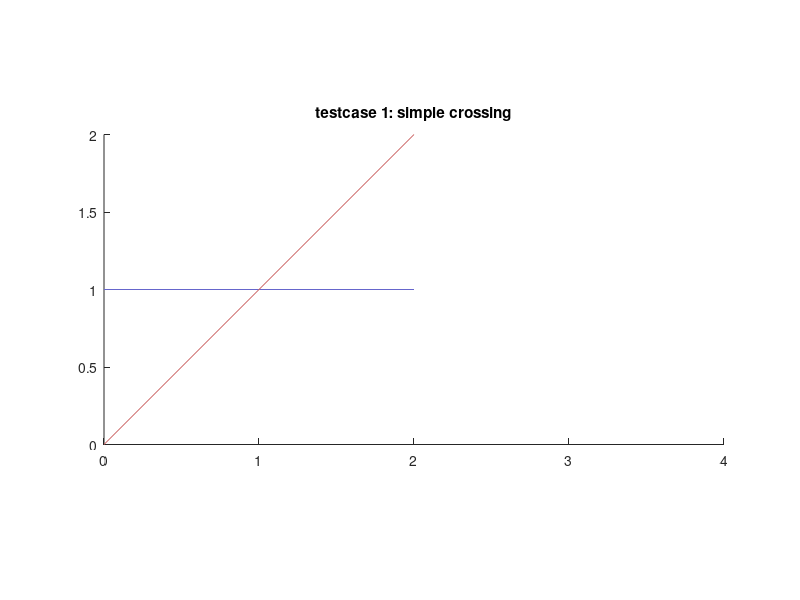

Write the MATLAB code that produced this figure. (Note: this script raises an error after producing the figure.)
function testresult = addXvaluesExactCrossings_test()
% ADDXVALUESEXACTCROSSINGS_TEST  test defintion for addXvaluesExactCrossings
%  
% This function describes tests to check the basic working of addXValuesExactCrossings.
%
%
%   See also addXvaluesExactCrossings 

%% Copyright notice
%   --------------------------------------------------------------------
%   Copyright (C) 2009 Deltares
%       Pieter van Geer
%
%       pieter.vangeer@deltares.nl	
%
%       Rotterdamseweg 185
%       2629 HD Delft
%       P.O. 177
%       2600 MH Delft
%
%   This library is free software: you can redistribute it and/or
%   modify it under the terms of the GNU Lesser General Public
%   License as published by the Free Software Foundation, either
%   version 2.1 of the License, or (at your option) any later version.
%
%   This library is distributed in the hope that it will be useful,
%   but WITHOUT ANY WARRANTY; without even the implied warranty of
%   MERCHANTABILITY or FITNESS FOR A PARTICULAR PURPOSE.  See the GNU
%   Lesser General Public License for more details.
%
%   You should have received a copy of the GNU Lesser General Public
%   License along with this library. If not, see <http://www.gnu.org/licenses/>.
%   --------------------------------------------------------------------

% This tools is part of <a href="http://OpenEarth.Deltares.nl">OpenEarthTools</a>.
% OpenEarthTools is an online collaboration to share and manage data and 
% programming tools in an open source, version controlled environment.
% Sign up to recieve regular updates of this function, and to contribute 
% your own tools.

%% Version <http://svnbook.red-bean.com/en/1.5/svn.advanced.props.special.keywords.html>
% Created: 28 Sep 2009
% Created with Matlab version: 7.8.0.347 (R2009a)

% $Id$
% $Date$
% $Author$
% $Revision$
% $HeadURL$
% $Keywords: $

%% $Description (Name = addXvaluesExactCrossings test)
% addXvaluesExactCrossings calculates the exact x-values of crossings between two lines. The basic
% functionality is tested with four cases. See case descriptions for more information.

%% $RunCode
tr(1) = crosscase1;
tr(2) = crosscase2;
tr(3) = crosscase3;
tr(4) = crosscase4;

testresult = all(tr);

%% $PublishResult

end

function testresult = crosscase1()
%% $Description (Name = simple crossing & EvaluateCode = true & IncludeCode = true)
% First of all the routine should return the correct crossing between two lines. In this testcase we
% take two simple lines (one horizontal and one linearly increasing):

x_new = [0 2]';
z1_new = [1 1]';
z2_new = [0 2]';

figure('Color','w','Units','pixels','Position',[200 200 300 150]);
hold on
axis image
title('testcase 1: simple crossing');
plot(x_new,z1_new,'Color',[0.4 0.4 0.8]);
plot(x_new,z2_new,'Color',[0.8 0.4 0.4]);
xlim([0 4]);
ylim([0 2]);
%%
% Of course the expected result of the testcase would be x = 1;

%% $RunCode

[x2add] = addXvaluesExactCrossings(x_new,z1_new,z2_new);

testresult = roundoff(x2add,8) == 1;

%% $PublishResult (IncludeCode = false & EvaluateCode = true)
% The following figure shows the result of the testcase:

figure('Color','w','Units','pixels','Position',[200 200 300 150]);
hold on
axis image
title('testcase 1: simple crossing - result');
xlim([0 4]);
ylim([0 2]);
plot(x_new,z1_new,'Color',[0.4 0.4 0.8]);
plot(x_new,z2_new,'Color',[0.8 0.4 0.4]);
for i=1:length(x2add)
    plot(ones(1,2)*x2add(i),ylim,'LineStyle',':','Color','k');
    text(min(xlim)+0.9*diff(xlim),min(ylim)+0.9*diff(ylim),['crossing : x=' num2str(x2add(i))],'HorizontalAlignment','right');
end
if isempty(x2add)
    text(min(xlim)+0.9*diff(xlim),min(ylim)+0.9*diff(ylim),'crossing : No Crossings','HorizontalAlignment','right');
end
end

function testresult = crosscase2()
%% $Description (Name = No crossing, same grid)
% This testcase consists of a call to addXvaluesExactCrossings with two parallel horizontal lines.

x_new = [0 2]';
z1_new = [1 1]';
z2_new = [2 2]';

figure('Color','w','Units','pixels','Position',[200 200 300 150]);
hold on
axis image
title('testcase 2: no crossing (horizontal)');
plot(x_new,z1_new,'Color',[0.4 0.4 0.8]);
plot(x_new,z2_new,'Color',[0.8 0.4 0.4]);
xlim([0 4]);
ylim([0 2]);

%% $RunCode


[x2add] = addXvaluesExactCrossings(x_new,z1_new,z2_new);

testresult = isempty(x2add);

%% $PublishResult
% The following figure shows the result of the testcase:

figure('Color','w','Units','pixels','Position',[200 200 300 150]);
hold on
axis image
title('testcase 2: no crossing - result');
xlim([0 4]);
ylim([0 2]);
plot(x_new,z1_new,'Color',[0.4 0.4 0.8]);
plot(x_new,z2_new,'Color',[0.8 0.4 0.4]);
for i=1:length(x2add)
    plot(ones(1,2)*x2add(i),ylim,'LineStyle',':','Color','k');
    text(min(xlim)+0.9*diff(xlim),min(ylim)+0.9*diff(ylim),['crossing : x=' num2str(x2add(i))],'HorizontalAlignment','right');
end
if isempty(x2add)
    text(min(xlim)+0.9*diff(xlim),min(ylim)+0.9*diff(ylim),'crossing : No Crossings','HorizontalAlignment','right');
end
end

function testresult = crosscase3()
%% $Description (Name = NaN values)
% Of course the function should not crash when the input contains NaN values:
x_new = (0:2:4)';
z1_new = [1 1 NaN]';
z2_new = [NaN 0 2]';

figure('Color','w','Units','pixels','Position',[200 200 300 150]);
hold on
axis image
title('testcase 3: NaN values');
plot(x_new,z1_new,'Color',[0.4 0.4 0.8]);
plot(x_new,z2_new,'Color',[0.8 0.4 0.4]);
xlim([0 4]);
ylim([0 2]);

%% $RunCode

[x2add] = addXvaluesExactCrossings(x_new,z1_new,z2_new);

testresult = isempty(x2add);

%% $PublishResult
figure('Color','w','Units','pixels','Position',[200 200 300 150]);
hold on
axis image
title('testcase 3: NaN values - result');
xlim([0 4]);
ylim([0 2]);
plot(x_new,z1_new,'Color',[0.4 0.4 0.8]);
plot(x_new,z2_new,'Color',[0.8 0.4 0.4]);
for i=1:length(x2add)
    plot(ones(1,2)*x2add(i),ylim,'LineStyle',':','Color','k');
    text(min(xlim)+0.9*diff(xlim),min(ylim)+0.9*diff(ylim),['crossing : x=' num2str(x2add(i))],'HorizontalAlignment','right');
end
if isempty(x2add)
    text(min(xlim)+0.9*diff(xlim),min(ylim)+0.9*diff(ylim),'crossing : No Crossings','HorizontalAlignment','right');
end
end

function testresult = crosscase4()
%% $Description (Name = multiple crossings)
% Test the function with multiple crossings:
x_new = (0:0.01:2*pi())';
z1_new = cos(x_new);
z2_new = zeros(size(x_new));

figure('Color','w','Units','pixels','Position',[200 200 300 150]);
hold on
title('testcase 4: Multiple crossings');
plot(x_new,z1_new,'Color',[0.4 0.4 0.8]);
plot(x_new,z2_new,'Color',[0.8 0.4 0.4]);
axis image

%% $RunCode

[x2add] = addXvaluesExactCrossings(x_new,z1_new,z2_new);

testresult = length(x2add)==2;

%% $PublishResult
figure('Color','w','Units','pixels','Position',[200 200 300 150]);
hold on
title('testcase 4: Multiple crossings - result');
plot(x_new,z1_new,'Color',[0.4 0.4 0.8]);
plot(x_new,z2_new,'Color',[0.8 0.4 0.4]);
axis image
for i=1:length(x2add)
    plot(ones(1,2)*x2add(i),ylim,'LineStyle',':','Color','k');
    text(x2add(i),min(ylim)+0.1*diff(ylim),['x = ' num2str(x2add(i),'%0.2f')]);
end
end
